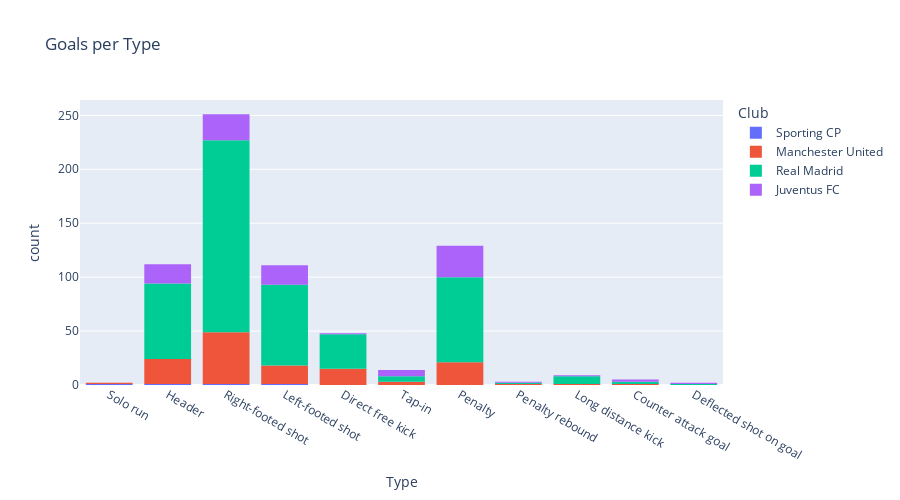

Write notebook code for a chart like this one.
### Markdown cell above
## 4.6. Goals per Type_of_goal

### Code cell
px.histogram(
    df,
    x='Type',
    title="Goals per Type",
    log_x=False,
    log_y=False,
    #symbol='title',
    #markers=True,
    #width=800, 
    height=500,
    color='Club',
    hover_name='Club',
    hover_data=['Playing_Position','Competition','Season','Club'])

### Figure 1 — Plotly figure (JSON) as saved in the notebook; plotly's stock layout.template omitted (floating-point values rounded to 4 significant figures; data arrays with more than 128 entries replaced by an {"elided": "..."} marker saying what was removed)
{"data": [{"alignmentgroup": "True", "bingroup": "x", "hovertemplate": "Club=Sporting CP<br>Type=%{x}<br>count=%{y}<extra></extra>", "legendgroup": "Sporting CP", "marker": {"color": "#636efa", "pattern": {"shape": ""}}, "name": "Sporting CP", "offsetgroup": "Sporting CP", "orientation": "v", "showlegend": true, "type": "histogram", "x": ["Solo run", "Header", "Right-footed shot", "Left-footed shot", null], "xaxis": "x", "yaxis": "y"}, {"alignmentgroup": "True", "bingroup": "x", "hovertemplate": "Club=Manchester United<br>Type=%{x}<br>count=%{y}<extra></extra>", "legendgroup": "Manchester United", "marker": {"color": "#EF553B", "pattern": {"shape": ""}}, "name": "Manchester United", "offsetgroup": "Manchester United", "orientation": "v", "showlegend": true, "type": "histogram", "x": {"elided": "145 str values"}, "xaxis": "x", "yaxis": "y"}, {"alignmentgroup": "True", "bingroup": "x", "hovertemplate": "Club=Real Madrid<br>Type=%{x}<br>count=%{y}<extra></extra>", "legendgroup": "Real Madrid", "marker": {"color": "#00cc96", "pattern": {"shape": ""}}, "name": "Real Madrid", "offsetgroup": "Real Madrid", "orientation": "v", "showlegend": true, "type": "histogram", "x": {"elided": "450 str values"}, "xaxis": "x", "yaxis": "y"}, {"alignmentgroup": "True", "bingroup": "x", "hovertemplate": "Club=Juventus FC<br>Type=%{x}<br>count=%{y}<extra></extra>", "legendgroup": "Juventus FC", "marker": {"color": "#ab63fa", "pattern": {"shape": ""}}, "name": "Juventus FC", "offsetgroup": "Juventus FC", "orientation": "v", "showlegend": true, "type": "histogram", "x": ["Tap-in", "Left-footed shot", "Left-footed shot", "Left-footed shot", "Tap-in", "Penalty", "Right-footed shot", "Right-footed shot", "Tap-in", "Left-footed shot", "Penalty", "Penalty", "Header", "Right-footed shot", "Penalty", "Header", "Penalty", "Right-footed shot", "Header", "Header", "Right-footed shot", "Header", "Header", "Penalty", "Header", "Header", "Left-footed shot", "Header", "Left-footed shot", "Penalty", "Header", "Right-footed shot", "Right-footed shot", "Penalty", "Penalty", "Tap-in", "Right-footed shot", "Right-footed shot", "Left-footed shot", "Header", "Right-footed shot", "Penalty", "Left-footed shot", "Penalty", "Deflected shot on goal", "Right-footed shot", "Left-footed shot", "Right-footed shot", "Penalty", "Penalty", "Right-footed shot", "Penalty", "Tap-in", "Penalty", "Penalty", "Long distance kick", "Direct free kick", "Left-footed shot", "Penalty", "Penalty", "Penalty", "Counter attack goal", "Right-footed shot", "Penalty", "Left-footed shot", "Right-footed shot", "Penalty", "Header", "Right-footed shot", "Penalty", "Right-footed shot", "Right-footed shot", "Right-footed shot", "Left-footed shot", "Right-footed shot", "Penalty", "Penalty", "Penalty", "Penalty", "Header", "Left-footed shot", "Right-footed shot", "Left-footed shot", "Right-footed shot", "Tap-in", "Penalty", "Left-footed shot", "Left-footed shot", "Header", "Header", "Right-footed shot", "Counter attack goal", "Header", "Penalty", "Left-footed shot", "Header", "Right-footed shot", "Penalty", "Header", "Left-footed shot", "Penalty rebound"], "xaxis": "x", "yaxis": "y"}], "layout": {"barmode": "relative", "height": 500, "legend": {"title": {"text": "Club"}, "tracegroupgap": 0}, "title": {"text": "Goals per Type"}, "xaxis": {"anchor": "y", "domain": [0.0, 1.0], "title": {"text": "Type"}}, "yaxis": {"anchor": "x", "domain": [0.0, 1.0], "title": {"text": "count"}}}}
